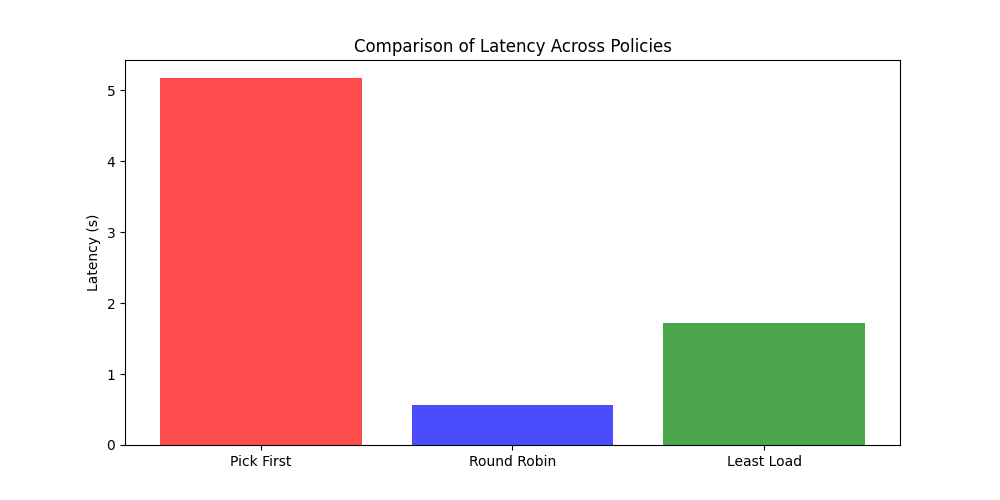

Generate this figure with Python:
import matplotlib.pyplot as plt
import numpy as np

# Data extracted from the image
policies = ["Pick First", "Round Robin", "Least Load"]
latencies = [5.17, 0.56, 1.72]  # in seconds
throughputs = [17.28, 123.85, 41.04]  # in requests per second

x = np.arange(len(policies))  # the label locations

# Plot latency comparison
plt.figure(figsize=(10, 5))
plt.bar(x, latencies, color=['red', 'blue', 'green'], alpha=0.7)
plt.xticks(x, policies)
plt.ylabel("Latency (s)")
plt.title("Comparison of Latency Across Policies")
plt.show()

# Plot throughput comparison
plt.figure(figsize=(10, 5))
plt.bar(x, throughputs, color=['red', 'blue', 'green'], alpha=0.7)
plt.xticks(x, policies)
plt.ylabel("Throughput (req/s)")
plt.title("Comparison of Throughput Across Policies")
plt.show()
